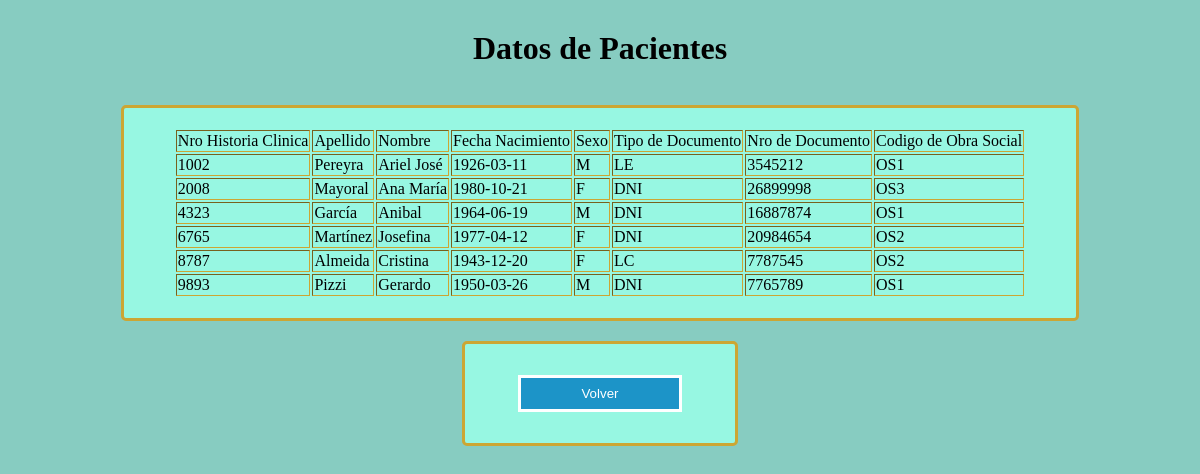
The app's page /consulta_pac.php with its own data.
### tables this page shows
CREATE TABLE `pacientes` (
  `NroHistoriaClinica` int(11) NOT NULL,
  `Apellido` varchar(50) DEFAULT NULL,
  `Nombre` varchar(50) DEFAULT NULL,
  `FechaNacimiento` date DEFAULT NULL,
  `Sexo` char(1) DEFAULT NULL,
  `TipoDocumento` varchar(3) DEFAULT NULL,
  `NroDocumento` varchar(20) DEFAULT NULL,
  `CodObraSocial` varchar(5) DEFAULT NULL
);

### consulta_pac.php (the view, shortened to what this page needs)
<?php
	$conexion=mysqli_connect('localhost','root','','clinica');
 ?>
<!DOCTYPE html>
<html>
<center>
<head>
<h1>Datos de Pacientes</h1>
	</head>
	<body>
	<br>
	<table border="1" >
	    <tr>
			<td>Nro Historia Clinica</td>
			<td>Apellido</td>
			<td>Nombre</td>
			<td>Fecha Nacimiento</td>
			<td>Sexo</td>
            <td>Tipo de Documento</td>
            <td>Nro de Documento</td>
            <td>Codigo de Obra Social</td>
	    </tr>
		<?php
			$tabla='pacientes';
            $sql="SELECT * from $tabla";
			$result=mysqli_query($conexion,$sql);
			while($mostrar=mysqli_fetch_array($result)){
		 	?>
				<tr>
					<td><?php echo $mostrar['NroHistoriaClinica'] ?></td>
					<td><?php echo $mostrar['Apellido'] ?></td>
					<td><?php echo $mostrar['Nombre'] ?></td>
					<td><?php echo $mostrar['FechaNacimiento'] ?></td>
					<td><?php echo $mostrar['Sexo'] ?></td>
                    <td><?php echo $mostrar['TipoDocumento'] ?></td>
                    <td><?php echo $mostrar['NroDocumento'] ?></td>
                    <td><?php echo $mostrar['CodObraSocial'] ?></td>
				</tr>
			<?php
			}
	 	?>
	</table>
			<table>
	<form action="bienvenida.php" name="" method="POST">
			<tr>
                <td><input type="submit" value="Volver" /> </td>
            </tr>
		</form>
		</table>
	</body>
	</center>
</html>

### Estilo.css (style rules this page uses)
body { background-color: #87ccc1; margin: 0; padding: 0; }
h1 { text-align: center; width: 50%; margin: auto; margin-top: 30px; }
table { border: 3px solid #cca633; padding: 20px 50px; margin-top: 20px; border-radius: 5px; background-color: #97f7e2; }
input[type=submit] { background-color: #1C94C8; color: white; padding: 8px 60px; margin: 8px 0px; border: solid; cursor: pointer; width: 100%; }

### records on screen
pacientes: NroHistoriaClinica "1002", Apellido "Pereyra", Nombre "Ariel José", FechaNacimiento "1926-03-11", Sexo "M", TipoDocumento "LE", NroDocumento "3545212", CodObraSocial "OS1"
pacientes: NroHistoriaClinica "2008", Apellido "Mayoral", Nombre "Ana María", FechaNacimiento "1980-10-21", Sexo "F", TipoDocumento "DNI", NroDocumento "26899998", CodObraSocial "OS3"
pacientes: NroHistoriaClinica "4323", Apellido "García", Nombre "Anibal", FechaNacimiento "1964-06-19", Sexo "M", TipoDocumento "DNI", NroDocumento "16887874", CodObraSocial "OS1"
pacientes: NroHistoriaClinica "6765", Apellido "Martínez", Nombre "Josefina", FechaNacimiento "1977-04-12", Sexo "F", TipoDocumento "DNI", NroDocumento "20984654", CodObraSocial "OS2"
pacientes: NroHistoriaClinica "8787", Apellido "Almeida", Nombre "Cristina", FechaNacimiento "1943-12-20", Sexo "F", TipoDocumento "LC", NroDocumento "7787545", CodObraSocial "OS2"
pacientes: NroHistoriaClinica "9893", Apellido "Pizzi", Nombre "Gerardo", FechaNacimiento "1950-03-26", Sexo "M", TipoDocumento "DNI", NroDocumento "7765789", CodObraSocial "OS1"
